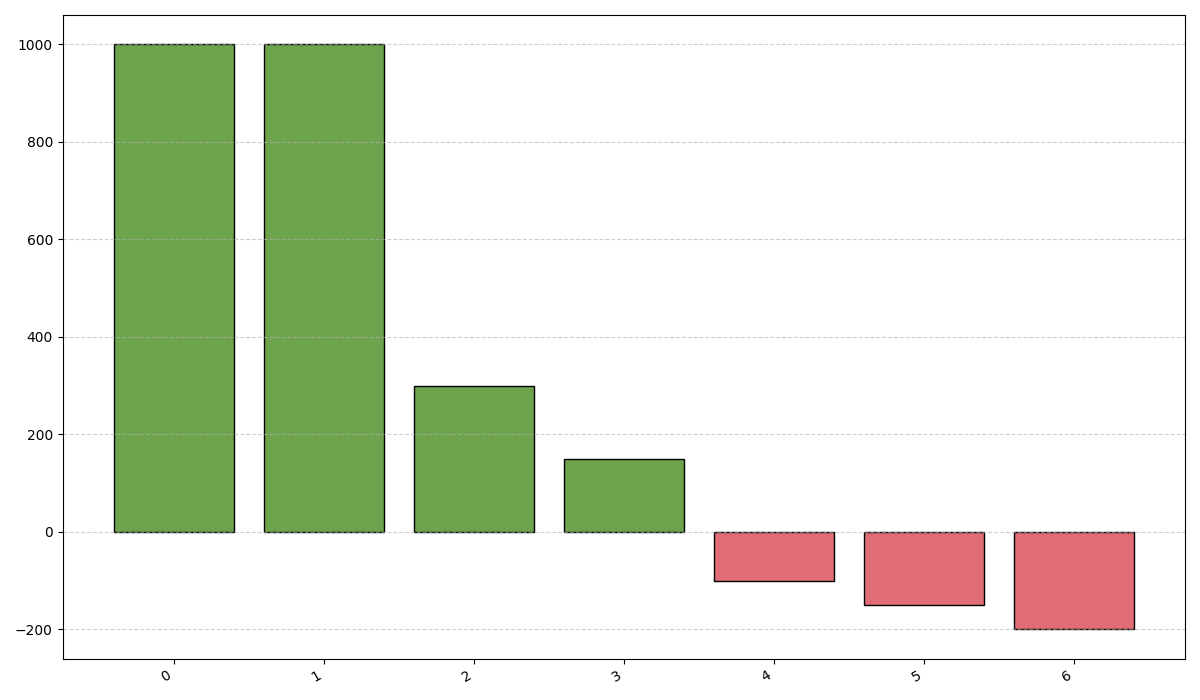

Python code for this plot:
import matplotlib.pyplot as plt
import numpy as np

emissions_values = [1000, 300, 150, -200, -100, -150]
final_emission = 1000 + sum(emissions_values)
emissions_values.append(final_emission - 1000)

# Sort emissions in descending order
sorted_values = sorted(emissions_values, reverse=True)

colors = ['#6da34d' if x >= 0 else '#e06c75' for x in sorted_values]

fig, ax = plt.subplots(figsize=(12, 7))

bars = ax.bar(range(len(sorted_values)), sorted_values, color=colors, edgecolor='black')

plt.xticks(range(len(sorted_values)), rotation=30, ha='right', fontsize=10)
plt.grid(axis='y', linestyle='--', alpha=0.6)
plt.tight_layout()
plt.show()
